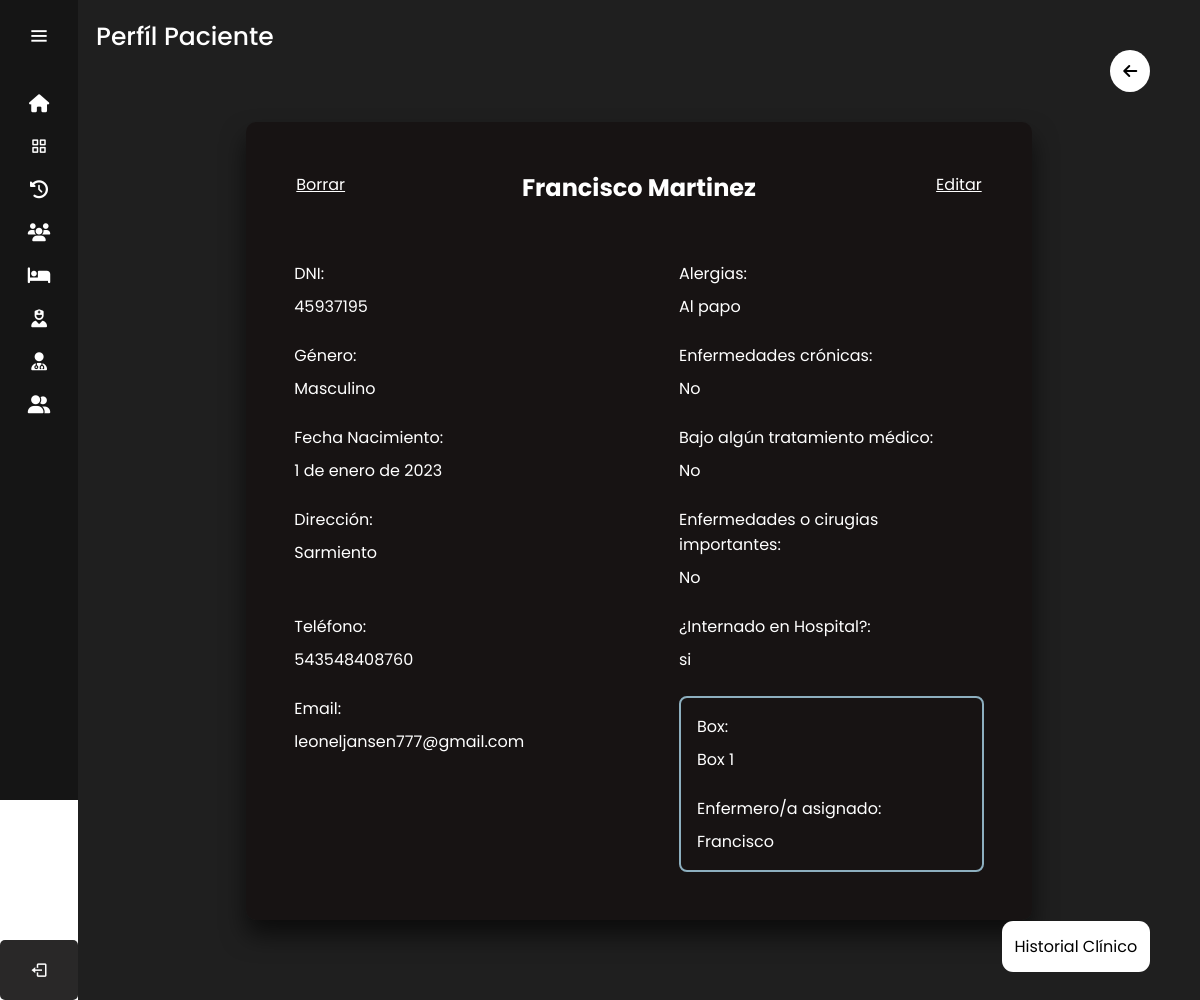
Page /perfil_paciente/1/ (signed in) on the committed database.
### sitio/models.py (models this page shows)
class Paciente(models.Model):
    DNI = models.CharField(max_length=8)
    nombre = models.CharField(max_length=255)
    apellido = models.CharField(max_length=255)
    direccion = models.TextField()
    email = models.EmailField()
    obra_social=models.CharField(max_length=30)
    fecha_nacimiento=models.DateField(null=True)
    genero=models.CharField(max_length=12, default='masculino')
    telefono = models.CharField(max_length=12)  # Puedes ajustar el patrón de validación según tu necesidad
    alergia = models.CharField(max_length=255, blank=True, default='No',null=True)
    enfermedad_cronica = models.CharField(max_length=255, blank=True, default='No',null=True)
    tratamiento_medico = models.CharField(max_length=255, blank=True, default='No',null=True)
    enfermedades_o_cirugias = models.TextField(max_length=255, blank=True, default='No',null=True)
    enfermero=models.ForeignKey(Enfermeros,on_delete=models.SET_DEFAULT,null=True , default=None, blank=True)
    internado=models.CharField(max_length=2, default='No')
    sala=models.ForeignKey(Salas,on_delete=models.SET_DEFAULT,null=True , default=None, blank=True)

class Salas(models.Model):
    nombre=models.CharField(max_length=50)
    tipo_sala=models.CharField(max_length=50)

class Enfermeros(models.Model):
    DNI = models.CharField(max_length=8)
    nombre = models.CharField(max_length=255)
    apellido = models.CharField(max_length=255)
    direccion = models.TextField()
    email = models.EmailField()
    fecha_nacimiento=models.DateField()
    genero=models.CharField(max_length=12, default='masculino')
    telefono = models.CharField(max_length=12)
    lunesMI = models.TimeField(null=True)
    lunesMF = models.TimeField(null=True)
    lunesTI = models.TimeField(null=True)
    lunesTF = models.TimeField(null=True)
    martesMI = models.TimeField(null=True)
    martesMF = models.TimeField(null=True)
    martesTI = models.TimeField(null=True)
    martesTF = models.TimeField(null=True)
    miercolesMI = models.TimeField(null=True)
    miercolesMF = models.TimeField(null=True)
    miercolesTI = models.TimeField(null=True)
    miercolesTF = models.TimeField(null=True)
    juevesMI = models.TimeField(null=True)
    juevesMF = models.TimeField(null=True)
    juevesTI = models.TimeField(null=True)
    juevesTF = models.TimeField(null=True)
    viernesMI = models.TimeField(null=True)
    viernesMF = models.TimeField(null=True)
    viernesTI = models.TimeField(null=True)
    viernesTF = models.TimeField(null=True)
    sabadoMI = models.TimeField(null=True)
    sabadoMF = models.TimeField(null=True)
    sabadoTI = models.TimeField(null=True)
    sabadoTF = models.TimeField(null=True)
    domingoMI = models.TimeField(null=True)
    domingoMF = models.TimeField(null=True)
    domingoTI = models.TimeField(null=True)
    domingoTF = models.TimeField(null=True)

### sitio/views.py (the view)
# urls.py: path('perfil_paciente/<int:paciente_id>/',login_required(views.perfil_paciente),name='perfil_paciente'),
@user_passes_test(is_medico_recepcionista_o_enfermero)
def perfil_paciente (request, paciente_id):
    paciente = get_object_or_404(Paciente, id=paciente_id)
    return render(request, 'perfil_paciente.html',{'paciente': paciente})

### sitio/views.py (called while the page is built)
def is_medico_recepcionista_o_enfermero(user):
    return (
        user.groups.filter(name='Médico').exists() or
        user.groups.filter(name='Recepcionista').exists() or
        user.groups.filter(name='Enfermero').exists() or
        user.groups.filter(name='ADMIN').exists()
    )

### sitio/templates/perfil_paciente.html (shortened to what this page needs)
{% extends 'layouts/nav.html' %} {% load static %} {% block content %}
<head>
    <link rel="stylesheet" href="{% static '/Styles/perfil_paciente.css' %}">
</head>
<div class="text">Perfíl Paciente</div>
<div class="historial_clinico">
    <a href="{% url 'historial_clinico' paciente.id %}">Historial Clínico</a>
</div>
<div class="btn_volver">
    <a href="/pacientes"><i class="fa-solid fa-arrow-left"></i></a>
</div>
<div class="container_perfil_paciente">
    <div class="perfil_paciente">
        <div class="editar_perfil">
            <a href="{% url 'editar_paciente' paciente.id %}">Editar</a>
        </div>
        <div class="nombre_apellido">
            <h2>{{ paciente.nombre }} {{ paciente.apellido }}</h2>
        </div>
        <a id="eliminar_enfermero" class="borrar" onclick="eliminar_sala('{{ paciente.id }}')" >Borrar</a>
        <div class="item_perfil izquierda_perfil">
            <p>DNI:</p> <p>{{ paciente.DNI }}</p>
        </div>
        <div class="item_perfil izquierda_perfil">
            <p>Género:</p> <p>{{ paciente.genero }}</p>
        </div>
        <div class="item_perfil izquierda_perfil">
            <p>Fecha Nacimiento: </p><p>{{ paciente.fecha_nacimiento }}</p>
        </div>
        <div class="item_perfil izquierda_perfil">
            <p>Dirección: </p> <p>{{ paciente.direccion }}</p>
        </div>
        <div class="item_perfil izquierda_perfil telefono">
            <p>Teléfono: </p> <p>{{ paciente.telefono }}</p>
        </div>
        <div class="item_perfil izquierda_perfil email">
            <p>Email: </p> <p>{{ paciente.email }}</p>
        </div>
        <div class="item_perfil derecha_perfil derecha1">
            <p>Alergias: </p><p>{% if paciente.alergia == None %}No{% else %} {{ paciente.alergia }} {% endif %}</p>
        </div>
        <div class="item_perfil derecha_perfil derecha2">
            <p>Enfermedades crónicas: </p><p>{% if paciente.enfermedad_cronica == None %}No{% else %} {{ paciente.enfermedad_cronica }} {% endif %}</p>
        </div>
        <div class="item_perfil derecha_perfil derecha3">
            <p>Bajo algún tratamiento médico: </p><p>{% if paciente.tratamiento_medico  == None %}No{% else %} {{ paciente.tratamiento_medico }} {% endif %}</p>
        </div>
        <div class="item_perfil derecha_perfil derecha4">
            <p>Enfermedades o cirugias importantes: </p><p>{% if paciente.enfermedades_o_cirugias  == None %}No{% else %} {{ paciente.enfermedades_o_cirugias }} {% endif %}</p>
        </div>
        <div class="item_perfil derecha_perfil derecha5">
            <p>¿Internado en Hospital?: </p><p>{{ paciente.internado }}</p>
        </div>
        {% if paciente.internado == 'si' %}
            <div class="zona_enfermero">
                <div class="item_perfil derecha_perfil derecha5">
                    <p>Box: </p> <p>{{ paciente.sala.nombre }}</p>
                </div>
                <div class="item_perfil derecha_perfil derecha6">
                    <p>Enfermero/a asignado: </p> <p>{{ paciente.enfermero.nombre }}</p>
                </div>
            </div>
        {% endif %}
    </div>
</div>
{% endblock %}

### sitio/static/Styles/nav_styles.css (style rules this page uses)
body { position: relative; }
:root { --color-default:#151515; --color-second:#292828; --color-white:#fff; --color-body:#1F1F1F; --color-light:#e0e0e0; --color-text:#fff; }
* { padding: 0%; margin: 0%; box-sizing: border-box; font-family: 'Poppins', sans-serif; }
body { min-height: 100vh; }
.home-section .text { display: inline-block; color:var(--color-text); font-size: 25px; font-weight: 500; margin: 18px; }
.btn_volver { color: black; background-color: white; padding: .8em; border-radius: 100%; position: absolute; top: 50px; right: 50px; }
.btn_volver a { color: black; text-decoration: none; }

### sitio/static/Styles/perfil_paciente.css (style rules this page uses)
body { position: relative; }
.perfil_paciente { display: grid; grid-template-columns: 1fr 1fr; column-gap: 5em; row-gap: 1.5em; margin: 0 auto 0; padding: 3em; background: rgba(24, 20, 20, 0.987); box-sizing: border-box; box-shadow: 0 15px 25px rgba(0,0,0,.6); border-radius: 10px; width: 70%; color: white; position: relative; }
.borrar { position: absolute; top: 50px; left: 50px; color: white; text-decoration: underline; cursor: pointer; }
.editar_perfil { position: absolute; top: 50px; right: 50px; }
.editar_perfil a { color: white; }
.container_perfil_paciente { padding: 3em 0 5em; }
.nombre_apellido { grid-column: 1/3; text-align: center; padding-bottom: 2em; }
.izquierda_perfil { grid-column: 1/2; }
.derecha_perfil { grid-column: 2/3; }
.derecha1 { grid-row: 2/3; }
.derecha2 { grid-row: 3/4; }
.derecha3 { grid-row: 4/5; }
.derecha4 { grid-row: 5/6; }
.derecha5 { grid-row: 6/7; }
.zona_enfermero { grid-column: 2/3; grid-row: 7/9; display: flex; flex-direction: column; gap: 1.5em; padding: 1em; border: 2px solid rgb(141, 175, 191); border-radius: .5em; }
.item_perfil { display: flex; flex-direction: column; gap: .5em; }
.historial_clinico a { text-decoration: none; color: black; }
.historial_clinico { padding: .8em; border-radius: .7em; background-color: white; position: fixed; bottom: 28px; right: 50px; z-index: 8; }

### rows in the picture
Paciente: nombre "Francisco", apellido "Martinez", DNI "45937195", genero "Masculino", fecha_nacimiento "1 de enero de 2023", direccion "Sarmiento", telefono "543548408760", email "leoneljansen777@gmail.com", alergia "Al papo", internado "si", sala.nombre "Box 1", enfermero.nombre "Francisco"
